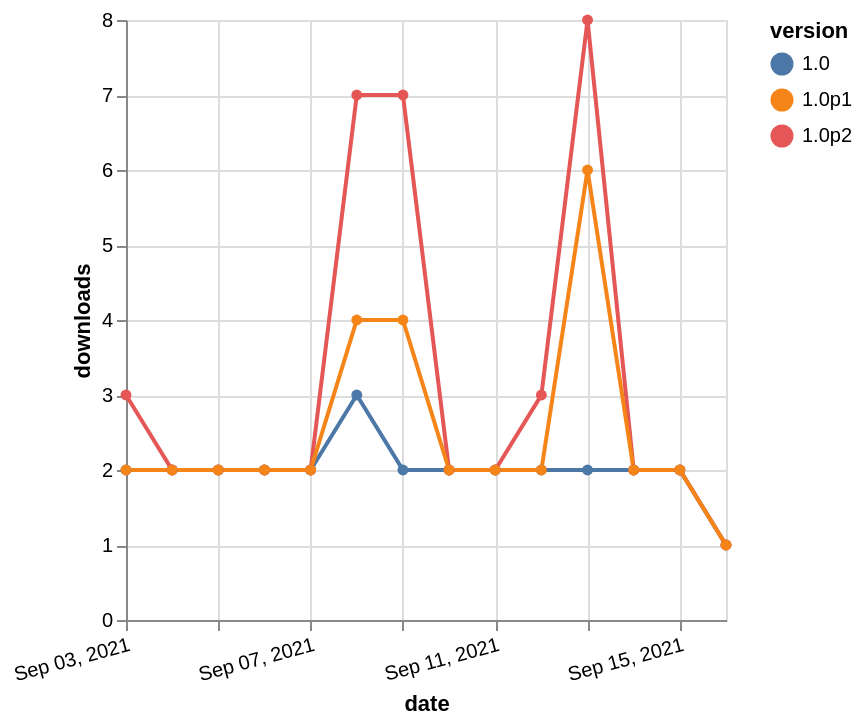

Here is the Vega-Lite specification saved for this chart:
### Vega-Lite specification from a JSON file in a GitHub repository (floating-point values rounded to 4 significant figures)
{"$schema": "https://vega.github.io/schema/vega-lite/v5.json", "description": "A simple bar chart with embedded data.", "data": {"values": [{"date": "2021-09-03", "total": 3161, "delta": 2, "version": "1.0"}, {"date": "2021-09-04", "total": 3163, "delta": 2, "version": "1.0"}, {"date": "2021-09-05", "total": 3165, "delta": 2, "version": "1.0"}, {"date": "2021-09-06", "total": 3167, "delta": 2, "version": "1.0"}, {"date": "2021-09-07", "total": 3169, "delta": 2, "version": "1.0"}, {"date": "2021-09-08", "total": 3172, "delta": 3, "version": "1.0"}, {"date": "2021-09-09", "total": 3174, "delta": 2, "version": "1.0"}, {"date": "2021-09-10", "total": 3176, "delta": 2, "version": "1.0"}, {"date": "2021-09-11", "total": 3178, "delta": 2, "version": "1.0"}, {"date": "2021-09-12", "total": 3180, "delta": 2, "version": "1.0"}, {"date": "2021-09-13", "total": 3182, "delta": 2, "version": "1.0"}, {"date": "2021-09-14", "total": 3184, "delta": 2, "version": "1.0"}, {"date": "2021-09-15", "total": 3186, "delta": 2, "version": "1.0"}, {"date": "2021-09-16", "total": 3187, "delta": 1, "version": "1.0"}, {"date": "2021-09-03", "total": 3060, "delta": 3, "version": "1.0p2"}, {"date": "2021-09-04", "total": 3062, "delta": 2, "version": "1.0p2"}, {"date": "2021-09-05", "total": 3064, "delta": 2, "version": "1.0p2"}, {"date": "2021-09-06", "total": 3066, "delta": 2, "version": "1.0p2"}, {"date": "2021-09-07", "total": 3068, "delta": 2, "version": "1.0p2"}, {"date": "2021-09-08", "total": 3075, "delta": 7, "version": "1.0p2"}, {"date": "2021-09-09", "total": 3082, "delta": 7, "version": "1.0p2"}, {"date": "2021-09-10", "total": 3084, "delta": 2, "version": "1.0p2"}, {"date": "2021-09-11", "total": 3086, "delta": 2, "version": "1.0p2"}, {"date": "2021-09-12", "total": 3089, "delta": 3, "version": "1.0p2"}, {"date": "2021-09-13", "total": 3097, "delta": 8, "version": "1.0p2"}, {"date": "2021-09-14", "total": 3099, "delta": 2, "version": "1.0p2"}, {"date": "2021-09-15", "total": 3101, "delta": 2, "version": "1.0p2"}, {"date": "2021-09-16", "total": 3102, "delta": 1, "version": "1.0p2"}, {"date": "2021-09-03", "total": 3070, "delta": 2, "version": "1.0p1"}, {"date": "2021-09-04", "total": 3072, "delta": 2, "version": "1.0p1"}, {"date": "2021-09-05", "total": 3074, "delta": 2, "version": "1.0p1"}, {"date": "2021-09-06", "total": 3076, "delta": 2, "version": "1.0p1"}, {"date": "2021-09-07", "total": 3078, "delta": 2, "version": "1.0p1"}, {"date": "2021-09-08", "total": 3082, "delta": 4, "version": "1.0p1"}, {"date": "2021-09-09", "total": 3086, "delta": 4, "version": "1.0p1"}, {"date": "2021-09-10", "total": 3088, "delta": 2, "version": "1.0p1"}, {"date": "2021-09-11", "total": 3090, "delta": 2, "version": "1.0p1"}, {"date": "2021-09-12", "total": 3092, "delta": 2, "version": "1.0p1"}, {"date": "2021-09-13", "total": 3098, "delta": 6, "version": "1.0p1"}, {"date": "2021-09-14", "total": 3100, "delta": 2, "version": "1.0p1"}, {"date": "2021-09-15", "total": 3102, "delta": 2, "version": "1.0p1"}, {"date": "2021-09-16", "total": 3103, "delta": 1, "version": "1.0p1"}]}, "width": "container", "mark": {"type": "line", "point": {"filled": true}}, "encoding": {"x": {"field": "date", "type": "temporal", "timeUnit": "yearmonthdate", "title": "date", "axis": {"labelAngle": -15}}, "y": {"field": "delta", "type": "quantitative", "title": "downloads"}, "color": {"field": "version", "type": "nominal"}, "tooltip": {"field": "delta"}}}
